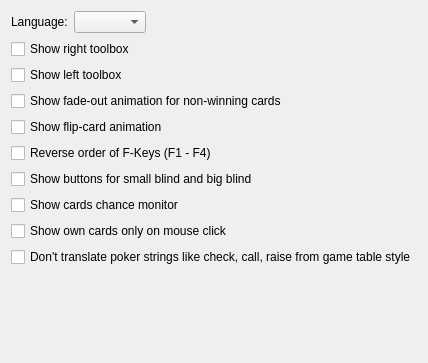
           <widget class="QWidget" name="tab_7">
            <attribute name="title">
             <string>Common</string>
            </attribute>
            <layout class="QGridLayout" name="gridLayout_6">
             <item row="0" column="0">
              <layout class="QHBoxLayout">
               <item>
                <widget class="QLabel" name="label_14">
                 <property name="text">
                  <string>Language:</string>
                 </property>
                 <property name="buddy">
                  <cstring>comboBox_switchLanguage</cstring>
                 </property>
                </widget>
               </item>
               <item>
                <widget class="QComboBox" name="comboBox_switchLanguage"/>
               </item>
               <item>
                <spacer>
                 <property name="orientation">
                  <enum>Qt::Horizontal</enum>
                 </property>
                 <property name="sizeHint" stdset="0">
                  <size>
                   <width>40</width>
                   <height>20</height>
                  </size>
                 </property>
                </spacer>
               </item>
              </layout>
             </item>
             <item row="1" column="0">
              <layout class="QGridLayout" name="gridLayout_7">
               <item row="0" column="0" colspan="2">
                <widget class="QCheckBox" name="checkBox_showRightToolbox">
                 <property name="text">
                  <string>Show right toolbox</string>
                 </property>
                </widget>
               </item>
               <item row="2" column="0" colspan="2">
                <widget class="QCheckBox" name="checkBox_showFadeOutCardsAnimation">
                 <property name="text">
                  <string>Show fade-out animation for non-winning cards</string>
                 </property>
                </widget>
               </item>
               <item row="4" column="0" colspan="2">
                <widget class="QCheckBox" name="checkBox_alternateFKeysUserActionMode">
                 <property name="text">
                  <string>Reverse order of F-Keys (F1 - F4)</string>
                 </property>
                </widget>
               </item>
               <item row="5" column="0" colspan="2">
                <widget class="QCheckBox" name="checkBox_showBlindButtons">
                 <property name="text">
                  <string>Show buttons for small blind and big blind</string>
                 </property>
                </widget>
               </item>
               <item row="9" column="0" colspan="2">
                <widget class="QCheckBox" name="checkBox_dontTranslatePokerStrings">
                 <property name="text">
                  <string>Don't translate poker strings like check, call, raise from game table style</string>
                 </property>
                </widget>
               </item>
               <item row="6" column="0" colspan="2">
                <widget class="QCheckBox" name="checkBox_cardsChanceMonitor">
                 <property name="text">
                  <string>Show cards chance monitor</string>
                 </property>
                </widget>
               </item>
               <item row="7" column="0" colspan="2">
                <widget class="QCheckBox" name="checkBox_antiPeekMode">
                 <property name="text">
                  <string>Show own cards only on mouse click</string>
                 </property>
                </widget>
               </item>
               <item row="3" column="0" colspan="2">
                <widget class="QCheckBox" name="checkBox_showFlipCardsAnimation">
                 <property name="text">
                  <string>Show flip-card animation</string>
                 </property>
                </widget>
               </item>
               <item row="1" column="0" colspan="2">
                <widget class="QCheckBox" name="checkBox_showLeftToolbox">
                 <property name="text">
                  <string>Show left toolbox</string>
                 </property>
                </widget>
               </item>
              </layout>
             </item>
             <item row="2" column="0">
              <spacer name="verticalSpacer_8">
               <property name="orientation">
                <enum>Qt::Vertical</enum>
               </property>
               <property name="sizeHint" stdset="0">
                <size>
                 <width>20</width>
                 <height>85</height>
                </size>
               </property>
              </spacer>
             </item>
            </layout>
           </widget>
